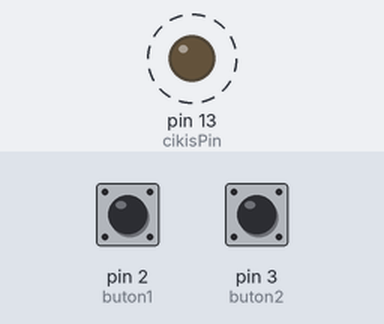
Recording of a sketch running on a simulated Arduino Uno, built with avr-gcc and run on an emulated ATmega328P. Shown: output pins drawn as LEDs (lit = HIGH). Dashed ring = blinking. The inputs (shaded band) are chosen by the test bench; at power-on: pin 2 (buton1) HIGH, pin 3 (buton2) HIGH.

Above: at 0.12 s.
Timing chart, 0 to 3.0 s (numbered marks = the images above):
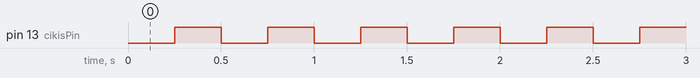

Measured:
- by itself, pin 13 (cikisPin): alternates HIGH for 0.25 s and LOW for 0.25 s

The sketch:

periyot_kesmesiz.ino
```cpp
// a) Interrupt kullanmadan cozum
// Cikis (led) belirlenen periyotla yanip soner.
// 1. buton periyodu 10 ms artirir, 2. buton 10 ms azaltir.
// Periyot en az 10 ms, en fazla 1000 ms olabilir. Baslangic: 500 ms.
//
// INPUT_PULLUP kullanildigi icin:
//   buton basili degilken -> HIGH (1)
//   buton basiliyken      -> LOW  (0)

const int buton1 = 2;               // artiran buton
const int buton2 = 3;               // azaltan buton
const int cikisPin = 13;            // cikis (varsayim)

int periyot = 500;                  // cikis periyodu (ms)
unsigned long sonDegisim = 0;       // cikisin en son degistigi an
int cikisDurumu = LOW;              // cikisin su anki hali
int eskiB1 = HIGH;                  // 1. butonun bir onceki okunan hali
int eskiB2 = HIGH;                  // 2. butonun bir onceki okunan hali

void setup() {
  pinMode(buton1, INPUT_PULLUP);
  pinMode(buton2, INPUT_PULLUP);
  pinMode(cikisPin, OUTPUT);
}

void loop() {
  int b1 = digitalRead(buton1);
  int b2 = digitalRead(buton2);

  if (b1 == LOW && eskiB1 == HIGH) {            // 1. butona yeni basildi
    if (periyot < 1000) periyot += 10;
  }
  if (b2 == LOW && eskiB2 == HIGH) {            // 2. butona yeni basildi
    if (periyot > 10) periyot -= 10;
  }
  eskiB1 = b1;                                  // bu turdaki hali sakla
  eskiB2 = b2;

  if (millis() - sonDegisim >= periyot / 2) {   // yarim periyot doldu mu?
    sonDegisim = millis();
    cikisDurumu = !cikisDurumu;                 // cikisi tersine cevir
    digitalWrite(cikisPin, cikisDurumu);
  }
}
```
